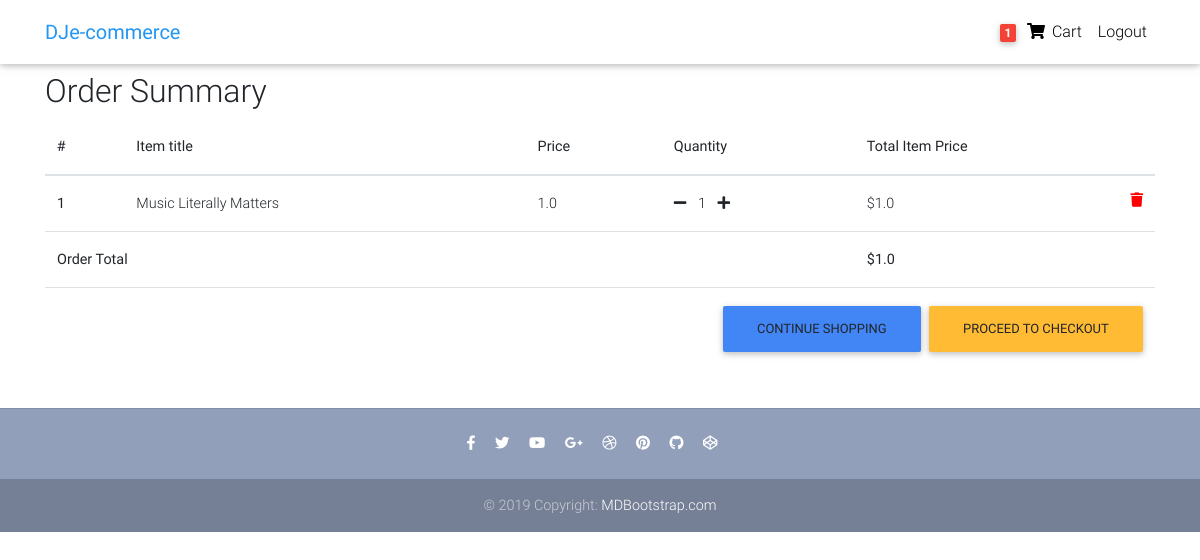
Page /order-summary/ (signed in) on the committed database.
### core/models.py (models this page shows, shortened)
class Order(models.Model):
    user = models.ForeignKey(settings.AUTH_USER_MODEL,
                             on_delete=models.CASCADE)
    ref_code = models.CharField(max_length=20, blank=True, null=True)
    items = models.ManyToManyField(OrderItem)
    start_date = models.DateTimeField(auto_now_add=True)
    ordered_date = models.DateTimeField()
    ordered = models.BooleanField(default=False)
    shipping_address = models.ForeignKey(
        'Address', related_name='shipping_address', on_delete=models.SET_NULL, blank=True, null=True)
    billing_address = models.ForeignKey(
        'Address', related_name='billing_address', on_delete=models.SET_NULL, blank=True, null=True)
    payment = models.ForeignKey(
        'Payment', on_delete=models.SET_NULL, blank=True, null=True)
    coupon = models.ForeignKey(
        'Coupon', on_delete=models.SET_NULL, blank=True, null=True)
    being_delivered = models.BooleanField(default=False)
    received = models.BooleanField(default=False)
    refund_requested = models.BooleanField(default=False)
    refund_granted = models.BooleanField(default=False)
    '''
    1. Item added to cart
    2. Adding a billing address
    (Failed checkout)
    3. Payment
    (Preprocessing, processing, packaging etc.)
    4. Being delivered
    5. Received
    6. Refunds
    '''
    def get_total(self):
        total = 0
        for order_item in self.items.all():
            total += order_item.get_final_price()
        if self.coupon:
            total -= self.coupon.amount
        return total

class OrderItem(models.Model):
    user = models.ForeignKey(settings.AUTH_USER_MODEL,
                             on_delete=models.CASCADE)
    ordered = models.BooleanField(default=False)
    item = models.ForeignKey(Item, on_delete=models.CASCADE)
    quantity = models.IntegerField(default=1)
    def get_total_item_price(self):
        return self.quantity * self.item.price
    def get_final_price(self):
        if self.item.discount_price:
            return self.get_total_discount_item_price()
        return self.get_total_item_price()

class Item(models.Model):
    title = models.CharField(max_length=100)
    price = models.FloatField()
    discount_price = models.FloatField(blank=True, null=True)
    category = models.CharField(max_length=100)
    label = models.CharField(choices=LABEL_CHOICES, max_length=1)
    slug = models.SlugField()
    description = models.TextField()
    image = models.ImageField()

### core/views.py (the view)
# urls.py: path('order-summary/', OrderSummaryView.as_view(), name='order-summary'),
class OrderSummaryView(LoginRequiredMixin, View):
    def get(self, *args, **kwargs):
        try:
            order = Order.objects.get(user=self.request.user, ordered=False)
            context = {
                'object': order
            }
            return render(self.request, 'order_summary.html', context)
        except ObjectDoesNotExist:
            messages.warning(self.request, "You do not have an active order")
            return redirect("/")

### core/templatetags/cart_template_tags.py (called while the page is built)
@register.filter
def cart_item_count(user):
    if user.is_authenticated:
        qs = Order.objects.filter(user=user, ordered=False)
        if qs.exists():
            return qs[0].items.count()
    return 0

### templates/order_summary.html (shortened to what this page needs)
{% extends "base.html" %}
{% block content %}
  <main>
    <div class="container">
    <div class="table-responsive text-nowrap">
    <h2>Order Summary</h2>
    <table class="table">
        <thead>
        <tr>
            <th scope="col">#</th>
            <th scope="col">Item title</th>
            <th scope="col">Price</th>
            <th scope="col">Quantity</th>
            <th scope="col">Total Item Price</th>
        </tr>
        </thead>
        <tbody>
        {% for order_item in object.items.all %}
        <tr>
            <th scope="row">{{ forloop.counter }}</th>
            <td>{{ order_item.item.title }}</td>
            <td>{{ order_item.item.price }}</td>
            <td>
                <a href="{% url 'core:remove-single-item-from-cart' order_item.item.slug %}"><i class="fas fa-minus mr-2"></i></a>
                {{ order_item.quantity }}
                <a href="{% url 'core:add-to-cart' order_item.item.slug %}"><i class="fas fa-plus ml-2"></i></a>
            </td>
            <td>
            {% if order_item.item.discount_price %}
                ${{ order_item.get_total_discount_item_price }}
                <span class="badge badge-primary">Saving ${{ order_item.get_amount_saved }}</span>
            {% else %}
                ${{ order_item.get_total_item_price }}
            {% endif %}
            <a style='color: red;' href="{% url 'core:remove-from-cart' order_item.item.slug %}">
                <i class="fas fa-trash float-right"></i>
            </a>
            </td>
        </tr>
        {% endfor %}
        {% if object.get_total %}
        <tr>
            <td colspan="4"><b>Order Total</b></td>
            <td><b>${{ object.get_total }}</b></td>
        </tr>
        <tr>
            <td colspan="5">
            <a class='btn btn-warning float-right ml-2' href='/checkout/'>Proceed to checkout</a>
            <a class='btn btn-primary float-right' href='/'>Continue shopping</a>
            </td>
        </tr>
        {% endif %}
        </tbody>
    </table>
    </div>
    </div>
  </main>
{% endblock content %}

### templates/navbar.html (shortened to what this page needs)
{% load cart_template_tags %}
<nav class="navbar fixed-top navbar-expand-lg navbar-light white scrolling-navbar">
    <div class="container">
      <a class="navbar-brand waves-effect" href="/">
        <strong class="blue-text">DJe-commerce</strong>
      </a>
      <div class="collapse navbar-collapse" id="navbarSupportedContent">
        <ul class="navbar-nav nav-flex-icons">
          {% if request.user.is_authenticated %}
          <li class="nav-item">
            <a href="{% url 'core:order-summary' %}" class="nav-link waves-effect">
              <span class="badge red z-depth-1 mr-1"> {{ request.user|cart_item_count }} </span>
              <i class="fas fa-shopping-cart"></i>
              <span class="clearfix d-none d-sm-inline-block"> Cart </span>
            </a>
          </li>
          <li class="nav-item">
            <a class="nav-link waves-effect" href="{% url 'account_logout' %}">
              <span class="clearfix d-none d-sm-inline-block"> Logout </span>
            </a>
          </li>
          {% endif %}
        </ul>
      </div>
    </div>
  </nav>

### templates/base.html (style rules this page uses)
html, body, header, .carousel { height: 60vh; }

### rows in the picture
OrderItem: item "Music Literally Matters", item.price "1.0", quantity "1", get_total_item_price "1.0"
Order: get_total "1.0"

### other values in the picture
{{ request.user|cart_item_count }} "1"
